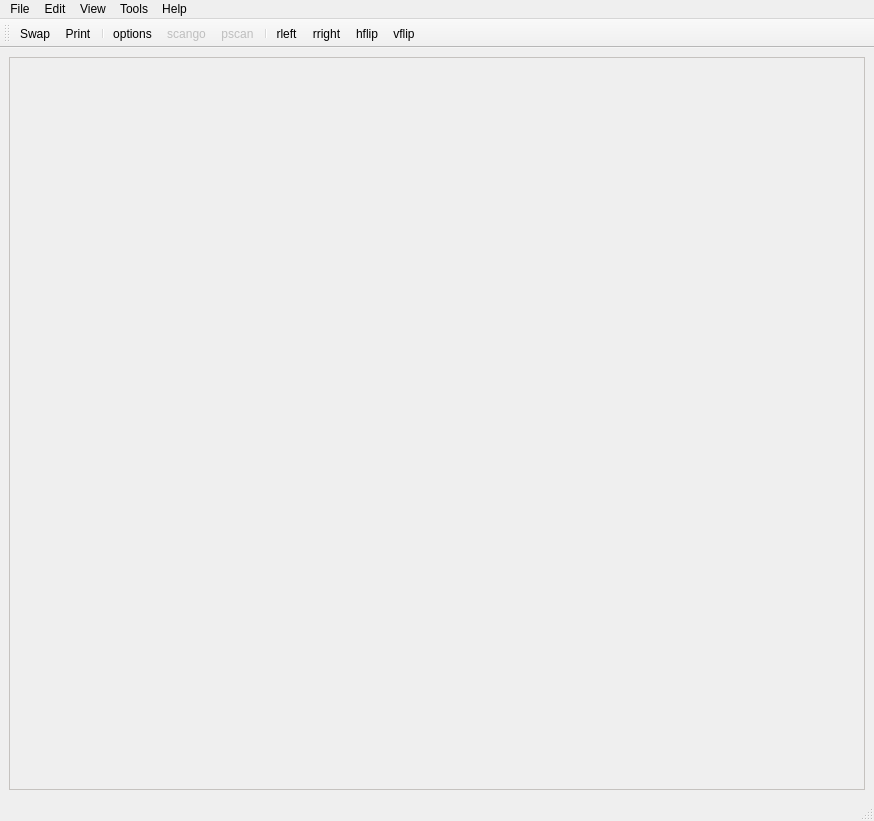
<?xml version="1.0" encoding="UTF-8"?>
<ui version="4.0">
 <class>Mainwindow</class>
 <widget class="QMainWindow" name="Mainwindow">
  <property name="geometry">
   <rect>
    <x>0</x>
    <y>0</y>
    <width>874</width>
    <height>821</height>
   </rect>
  </property>
  <property name="sizePolicy">
   <sizepolicy hsizetype="Preferred" vsizetype="Preferred">
    <horstretch>0</horstretch>
    <verstretch>0</verstretch>
   </sizepolicy>
  </property>
  <property name="windowTitle">
   <string>Paper Manager</string>
  </property>
  <widget class="QWidget" name="centralwidget">
   <layout class="QVBoxLayout">
    <item>
     <layout class="QVBoxLayout">
      <property name="spacing">
       <number>3</number>
      </property>
      <item>
       <widget class="Mainwidget" name="_main">
        <property name="sizePolicy">
         <sizepolicy hsizetype="Preferred" vsizetype="Preferred">
          <horstretch>0</horstretch>
          <verstretch>1</verstretch>
         </sizepolicy>
        </property>
        <property name="palette">
         <palette>
          <active>
           <colorrole role="Base">
            <brush brushstyle="SolidPattern">
             <color alpha="255">
              <red>255</red>
              <green>255</green>
              <blue>255</blue>
             </color>
            </brush>
           </colorrole>
           <colorrole role="Window">
            <brush brushstyle="SolidPattern">
             <color alpha="255">
              <red>255</red>
              <green>252</green>
              <blue>248</blue>
             </color>
            </brush>
           </colorrole>
          </active>
          <inactive>
           <colorrole role="Base">
            <brush brushstyle="SolidPattern">
             <color alpha="255">
              <red>255</red>
              <green>255</green>
              <blue>255</blue>
             </color>
            </brush>
           </colorrole>
           <colorrole role="Window">
            <brush brushstyle="SolidPattern">
             <color alpha="255">
              <red>255</red>
              <green>252</green>
              <blue>248</blue>
             </color>
            </brush>
           </colorrole>
          </inactive>
          <disabled>
           <colorrole role="Base">
            <brush brushstyle="SolidPattern">
             <color alpha="255">
              <red>255</red>
              <green>252</green>
              <blue>248</blue>
             </color>
            </brush>
           </colorrole>
           <colorrole role="Window">
            <brush brushstyle="SolidPattern">
             <color alpha="255">
              <red>255</red>
              <green>252</green>
              <blue>248</blue>
             </color>
            </brush>
           </colorrole>
          </disabled>
         </palette>
        </property>
        <property name="frameShape">
         <enum>QFrame::StyledPanel</enum>
        </property>
        <property name="frameShadow">
         <enum>QFrame::Raised</enum>
        </property>
       </widget>
      </item>
     </layout>
    </item>
   </layout>
  </widget>
  <widget class="QMenuBar" name="menubar">
   <property name="geometry">
    <rect>
     <x>0</x>
     <y>0</y>
     <width>874</width>
     <height>21</height>
    </rect>
   </property>
   <widget class="QMenu" name="menuFile">
    <property name="title">
     <string>File</string>
    </property>
    <addaction name="actionPrint"/>
    <addaction name="actionExit"/>
    <addaction name="separator"/>
   </widget>
   <widget class="QMenu" name="menuView">
    <property name="title">
     <string>View</string>
    </property>
    <addaction name="actionFullScreen"/>
   </widget>
   <widget class="QMenu" name="menuTools">
    <property name="title">
     <string>Tools</string>
    </property>
    <widget class="QMenu" name="menuArrange">
     <property name="toolTip">
      <string>Arrange stacks in this folder</string>
     </property>
     <property name="title">
      <string>Arrange</string>
     </property>
     <addaction name="actionByPosition"/>
     <addaction name="actionByDate"/>
     <addaction name="actionByName"/>
     <addaction name="separator"/>
     <addaction name="actionResize_all"/>
    </widget>
    <addaction name="menuArrange"/>
   </widget>
   <widget class="QMenu" name="menuHelp">
    <property name="title">
     <string>Help</string>
    </property>
    <addaction name="actionAbout"/>
   </widget>
   <widget class="QMenu" name="menuEdit">
    <property name="title">
     <string>Edit</string>
    </property>
    <addaction name="actionUndo"/>
    <addaction name="actionRedo"/>
    <addaction name="actionFind"/>
    <addaction name="separator"/>
    <addaction name="actionSelectall"/>
   </widget>
   <addaction name="menuFile"/>
   <addaction name="menuEdit"/>
   <addaction name="menuView"/>
   <addaction name="menuTools"/>
   <addaction name="menuHelp"/>
  </widget>
  <widget class="QStatusBar" name="statusbar"/>
  <widget class="QToolBar" name="toolBar">
   <property name="enabled">
    <bool>true</bool>
   </property>
   <property name="windowTitle">
    <string>toolBar</string>
   </property>
   <attribute name="toolBarArea">
    <enum>TopToolBarArea</enum>
   </attribute>
   <attribute name="toolBarBreak">
    <bool>false</bool>
   </attribute>
   <addaction name="actionSwap"/>
   <addaction name="actionPrint"/>
   <addaction name="separator"/>
   <addaction name="actionOptions"/>
   <addaction name="actionScango"/>
   <addaction name="actionPscan"/>
   <addaction name="separator"/>
   <addaction name="actionRleft"/>
   <addaction name="actionRright"/>
   <addaction name="actionHflip"/>
   <addaction name="actionVflip"/>
  </widget>
  <action name="actionPrint">
   <property name="icon">
    <iconset resource="maxview.qrc">
     <normaloff>:/images/images/print.xpm</normaloff>:/images/images/print.xpm</iconset>
   </property>
   <property name="text">
    <string>Print</string>
   </property>
   <property name="toolTip">
    <string>Print this stack</string>
   </property>
   <property name="shortcut">
    <string>Ctrl+P</string>
   </property>
  </action>
  <action name="actionExit">
   <property name="text">
    <string>Exit</string>
   </property>
   <property name="toolTip">
    <string>Exit Paper Manager</string>
   </property>
   <property name="shortcut">
    <string>Ctrl+Q</string>
   </property>
  </action>
  <action name="actionFind">
   <property name="text">
    <string>Find</string>
   </property>
   <property name="toolTip">
    <string>Find a stack by name</string>
   </property>
   <property name="shortcut">
    <string>Ctrl+F</string>
   </property>
  </action>
  <action name="actionSelectall">
   <property name="text">
    <string>Select all</string>
   </property>
   <property name="toolTip">
    <string>Select all stacks</string>
   </property>
   <property name="shortcut">
    <string>Ctrl+A</string>
   </property>
  </action>
  <action name="actionByPosition">
   <property name="text">
    <string>by Position</string>
   </property>
   <property name="toolTip">
    <string>Arrange stacks by Position</string>
   </property>
   <property name="statusTip">
    <string>Arrange stacks by Position</string>
   </property>
  </action>
  <action name="actionByDate">
   <property name="text">
    <string>by Date</string>
   </property>
   <property name="toolTip">
    <string>Arrange stacks by Date</string>
   </property>
   <property name="statusTip">
    <string>Arrange stacks by Date</string>
   </property>
  </action>
  <action name="actionByName">
   <property name="text">
    <string>by Name</string>
   </property>
   <property name="toolTip">
    <string>Arrange stacks by Name</string>
   </property>
   <property name="statusTip">
    <string>Arrange stacks by Name</string>
   </property>
  </action>
  <action name="actionAbout">
   <property name="text">
    <string>About</string>
   </property>
   <property name="toolTip">
    <string>Provides information about Paper Manager</string>
   </property>
  </action>
  <action name="actionSwap">
   <property name="icon">
    <iconset resource="maxview.qrc">
     <normaloff>:/images/images/swap.xpm</normaloff>:/images/images/swap.xpm</iconset>
   </property>
   <property name="text">
    <string>Swap</string>
   </property>
   <property name="toolTip">
    <string>Swap between desktop and page view</string>
   </property>
  </action>
  <action name="actionPrev">
   <property name="icon">
    <iconset resource="maxview.qrc">
     <normaloff>:/images/images/prev.xpm</normaloff>:/images/images/prev.xpm</iconset>
   </property>
   <property name="text">
    <string>Prev</string>
   </property>
   <property name="toolTip">
    <string>Move to previous page</string>
   </property>
   <property name="shortcut">
    <string>PgUp</string>
   </property>
  </action>
  <action name="actionNext">
   <property name="icon">
    <iconset resource="maxview.qrc">
     <normaloff>:/images/images/next.xpm</normaloff>:/images/images/next.xpm</iconset>
   </property>
   <property name="text">
    <string>Next</string>
   </property>
   <property name="toolTip">
    <string>Move to next page</string>
   </property>
   <property name="shortcut">
    <string>PgDown</string>
   </property>
  </action>
  <action name="actionPprev">
   <property name="icon">
    <iconset resource="maxview.qrc">
     <normaloff>:/images/images/pprev.xpm</normaloff>:/images/images/pprev.xpm</iconset>
   </property>
   <property name="text">
    <string>pprev</string>
   </property>
   <property name="toolTip">
    <string>Move to previous stack</string>
   </property>
   <property name="shortcut">
    <string>Ctrl+PgUp</string>
   </property>
  </action>
  <action name="actionPnext">
   <property name="icon">
    <iconset resource="maxview.qrc">
     <normaloff>:/images/images/pnext.xpm</normaloff>:/images/images/pnext.xpm</iconset>
   </property>
   <property name="text">
    <string>pnext</string>
   </property>
   <property name="toolTip">
    <string>Move to next stack</string>
   </property>
   <property name="shortcut">
    <string>Ctrl+PgDown</string>
   </property>
  </action>
  <action name="actionOptions">
   <property name="icon">
    <iconset resource="maxview.qrc">
     <normaloff>:/images/images/options.xpm</normaloff>:/images/images/options.xpm</iconset>
   </property>
   <property name="text">
    <string>options</string>
   </property>
   <property name="toolTip">
    <string>Change scanning options</string>
   </property>
  </action>
  <action name="actionScango">
   <property name="enabled">
    <bool>false</bool>
   </property>
   <property name="icon">
    <iconset resource="maxview.qrc">
     <normaloff>:/images/images/scan-go.xpm</normaloff>:/images/images/scan-go.xpm</iconset>
   </property>
   <property name="text">
    <string>scango</string>
   </property>
   <property name="toolTip">
    <string>Perform a scan immediately using current settings</string>
   </property>
   <property name="shortcut">
    <string>F8</string>
   </property>
  </action>
  <action name="actionPscan">
   <property name="enabled">
    <bool>false</bool>
   </property>
   <property name="icon">
    <iconset resource="maxview.qrc">
     <normaloff>:/images/images/scan.xpm</normaloff>:/images/images/scan.xpm</iconset>
   </property>
   <property name="text">
    <string>pscan</string>
   </property>
   <property name="toolTip">
    <string>Bring up the scanning dialogue</string>
   </property>
   <property name="shortcut">
    <string>F9</string>
   </property>
  </action>
  <action name="actionRleft">
   <property name="icon">
    <iconset resource="maxview.qrc">
     <normaloff>:/images/images/rleft.xpm</normaloff>:/images/images/rleft.xpm</iconset>
   </property>
   <property name="text">
    <string>rleft</string>
   </property>
   <property name="toolTip">
    <string>Rotate each page in the stack left</string>
   </property>
   <property name="shortcut">
    <string>Alt+Left</string>
   </property>
   <property name="visible">
    <bool>false</bool>
   </property>
   <property name="iconVisibleInMenu">
    <bool>true</bool>
   </property>
  </action>
  <action name="actionRright">
   <property name="icon">
    <iconset resource="maxview.qrc">
     <normaloff>:/images/images/rright.xpm</normaloff>:/images/images/rright.xpm</iconset>
   </property>
   <property name="text">
    <string>rright</string>
   </property>
   <property name="toolTip">
    <string>Rotate each page in the stack right</string>
   </property>
   <property name="shortcut">
    <string>Alt+Right</string>
   </property>
   <property name="visible">
    <bool>false</bool>
   </property>
  </action>
  <action name="actionHflip">
   <property name="icon">
    <iconset resource="maxview.qrc">
     <normaloff>:/images/images/hflip.xpm</normaloff>:/images/images/hflip.xpm</iconset>
   </property>
   <property name="text">
    <string>hflip</string>
   </property>
   <property name="toolTip">
    <string>Flip each page in the stack horizontally</string>
   </property>
   <property name="visible">
    <bool>false</bool>
   </property>
  </action>
  <action name="actionVflip">
   <property name="icon">
    <iconset resource="maxview.qrc">
     <normaloff>:/images/images/vflip.xpm</normaloff>:/images/images/vflip.xpm</iconset>
   </property>
   <property name="text">
    <string>vflip</string>
   </property>
   <property name="toolTip">
    <string>Flip each page in the stack vertically</string>
   </property>
   <property name="visible">
    <bool>false</bool>
   </property>
  </action>
  <action name="actionResize_all">
   <property name="text">
    <string>Resize all</string>
   </property>
   <property name="toolTip">
    <string>Recalculate the size of all stacks in the current view</string>
   </property>
   <property name="statusTip">
    <string>Recalculate the size of all stacks in the current view</string>
   </property>
  </action>
  <action name="actionUndo">
   <property name="text">
    <string>Undo</string>
   </property>
   <property name="toolTip">
    <string>Undo last operation</string>
   </property>
  </action>
  <action name="actionRedo">
   <property name="text">
    <string>Redo</string>
   </property>
   <property name="toolTip">
    <string>Redo last operation</string>
   </property>
  </action>
  <action name="actionClear_Selection">
   <property name="text">
    <string>Clear Selection</string>
   </property>
  </action>
  <action name="actionUndo_2">
   <property name="text">
    <string>Undo</string>
   </property>
  </action>
  <action name="actionRedo_2">
   <property name="text">
    <string>Redo</string>
   </property>
  </action>
  <action name="actionFind_2">
   <property name="text">
    <string>Find</string>
   </property>
   <property name="shortcut">
    <string>Ctrl+F</string>
   </property>
  </action>
  <action name="actionSelect_All">
   <property name="text">
    <string>Select All</string>
   </property>
   <property name="shortcut">
    <string>Ctrl+A</string>
   </property>
  </action>
  <action name="actionFullScreen">
   <property name="text">
    <string>Full Screen</string>
   </property>
   <property name="toolTip">
    <string>Go into full screen mode</string>
   </property>
   <property name="shortcut">
    <string>F11</string>
   </property>
   <property name="shortcutContext">
    <enum>Qt::ApplicationShortcut</enum>
   </property>
  </action>
  <action name="actionTest">
   <property name="text">
    <string>Test</string>
   </property>
  </action>
  <action name="actionPreferences">
   <property name="text">
    <string>Preferences</string>
   </property>
  </action>
 </widget>
 <customwidgets>
  <customwidget>
   <class>Mainwidget</class>
   <extends>QFrame</extends>
   <header>mainwidget.h</header>
   <container>1</container>
  </customwidget>
 </customwidgets>
 <resources>
  <include location="maxview.qrc"/>
 </resources>
 <connections/>
</ui>
